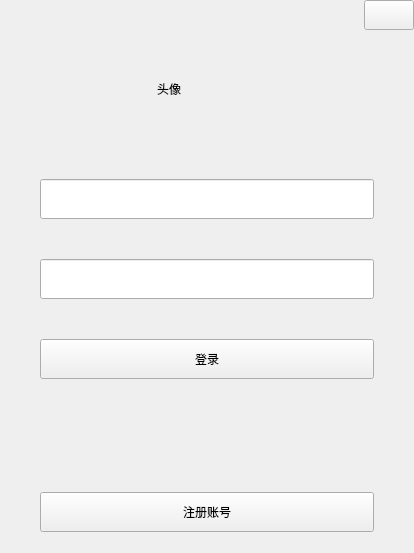
<?xml version="1.0" encoding="UTF-8"?>
<ui version="4.0">
 <class>Login</class>
 <widget class="QWidget" name="Login">
  <property name="geometry">
   <rect>
    <x>0</x>
    <y>0</y>
    <width>414</width>
    <height>553</height>
   </rect>
  </property>
  <property name="windowTitle">
   <string>Form</string>
  </property>
  <layout class="QGridLayout" name="gridLayout_3">
   <property name="leftMargin">
    <number>0</number>
   </property>
   <property name="topMargin">
    <number>0</number>
   </property>
   <property name="rightMargin">
    <number>0</number>
   </property>
   <property name="bottomMargin">
    <number>0</number>
   </property>
   <property name="spacing">
    <number>0</number>
   </property>
   <item row="0" column="0">
    <widget class="QWidget" name="widget" native="true">
     <property name="maximumSize">
      <size>
       <width>16777215</width>
       <height>30</height>
      </size>
     </property>
     <layout class="QHBoxLayout" name="horizontalLayout">
      <property name="spacing">
       <number>0</number>
      </property>
      <property name="leftMargin">
       <number>0</number>
      </property>
      <property name="topMargin">
       <number>0</number>
      </property>
      <property name="rightMargin">
       <number>0</number>
      </property>
      <property name="bottomMargin">
       <number>0</number>
      </property>
      <item>
       <spacer name="horizontalSpacer_2">
        <property name="orientation">
         <enum>Qt::Horizontal</enum>
        </property>
        <property name="sizeHint" stdset="0">
         <size>
          <width>809</width>
          <height>20</height>
         </size>
        </property>
       </spacer>
      </item>
      <item>
       <widget class="QPushButton" name="but_off">
        <property name="minimumSize">
         <size>
          <width>50</width>
          <height>30</height>
         </size>
        </property>
        <property name="text">
         <string/>
        </property>
       </widget>
      </item>
     </layout>
    </widget>
   </item>
   <item row="1" column="0">
    <widget class="QWidget" name="widget_2" native="true">
     <layout class="QGridLayout" name="gridLayout">
      <property name="leftMargin">
       <number>0</number>
      </property>
      <property name="topMargin">
       <number>0</number>
      </property>
      <property name="rightMargin">
       <number>0</number>
      </property>
      <property name="bottomMargin">
       <number>0</number>
      </property>
      <property name="spacing">
       <number>0</number>
      </property>
      <item row="0" column="0">
       <widget class="QStackedWidget" name="stackedWidget">
        <widget class="QWidget" name="page">
         <layout class="QGridLayout" name="gridLayout_2">
          <property name="leftMargin">
           <number>40</number>
          </property>
          <property name="topMargin">
           <number>9</number>
          </property>
          <property name="rightMargin">
           <number>40</number>
          </property>
          <property name="bottomMargin">
           <number>21</number>
          </property>
          <property name="horizontalSpacing">
           <number>6</number>
          </property>
          <property name="verticalSpacing">
           <number>40</number>
          </property>
          <item row="0" column="0">
           <spacer name="horizontalSpacer_4">
            <property name="orientation">
             <enum>Qt::Horizontal</enum>
            </property>
            <property name="sizeHint" stdset="0">
             <size>
              <width>40</width>
              <height>20</height>
             </size>
            </property>
           </spacer>
          </item>
          <item row="7" column="0" colspan="3">
           <widget class="QPushButton" name="but_toRegister">
            <property name="minimumSize">
             <size>
              <width>0</width>
              <height>40</height>
             </size>
            </property>
            <property name="text">
             <string>注册账号</string>
            </property>
           </widget>
          </item>
          <item row="2" column="0" colspan="3">
           <widget class="QLineEdit" name="le_loginID">
            <property name="minimumSize">
             <size>
              <width>0</width>
              <height>40</height>
             </size>
            </property>
            <property name="text">
             <string/>
            </property>
           </widget>
          </item>
          <item row="3" column="0" colspan="3">
           <widget class="QLineEdit" name="le_loginPW">
            <property name="minimumSize">
             <size>
              <width>0</width>
              <height>40</height>
             </size>
            </property>
            <property name="text">
             <string/>
            </property>
           </widget>
          </item>
          <item row="4" column="0" colspan="3">
           <widget class="QPushButton" name="but_login">
            <property name="minimumSize">
             <size>
              <width>0</width>
              <height>40</height>
             </size>
            </property>
            <property name="text">
             <string>登录</string>
            </property>
           </widget>
          </item>
          <item row="6" column="1">
           <spacer name="verticalSpacer">
            <property name="orientation">
             <enum>Qt::Vertical</enum>
            </property>
            <property name="sizeHint" stdset="0">
             <size>
              <width>20</width>
              <height>40</height>
             </size>
            </property>
           </spacer>
          </item>
          <item row="0" column="2">
           <spacer name="horizontalSpacer_5">
            <property name="orientation">
             <enum>Qt::Horizontal</enum>
            </property>
            <property name="sizeHint" stdset="0">
             <size>
              <width>40</width>
              <height>20</height>
             </size>
            </property>
           </spacer>
          </item>
          <item row="0" column="1" rowspan="2">
           <widget class="QLabel" name="lb_head">
            <property name="minimumSize">
             <size>
              <width>100</width>
              <height>100</height>
             </size>
            </property>
            <property name="maximumSize">
             <size>
              <width>100</width>
              <height>100</height>
             </size>
            </property>
            <property name="styleSheet">
             <string notr="true"/>
            </property>
            <property name="text">
             <string>头像</string>
            </property>
           </widget>
          </item>
         </layout>
        </widget>
        <widget class="QWidget" name="page_2">
         <layout class="QGridLayout" name="gridLayout_4">
          <property name="leftMargin">
           <number>40</number>
          </property>
          <property name="rightMargin">
           <number>40</number>
          </property>
          <property name="bottomMargin">
           <number>21</number>
          </property>
          <property name="verticalSpacing">
           <number>40</number>
          </property>
          <item row="4" column="0">
           <spacer name="verticalSpacer_2">
            <property name="orientation">
             <enum>Qt::Vertical</enum>
            </property>
            <property name="sizeHint" stdset="0">
             <size>
              <width>20</width>
              <height>40</height>
             </size>
            </property>
           </spacer>
          </item>
          <item row="0" column="1">
           <widget class="QLabel" name="lb_welcome">
            <property name="minimumSize">
             <size>
              <width>100</width>
              <height>100</height>
             </size>
            </property>
            <property name="maximumSize">
             <size>
              <width>16777215</width>
              <height>100</height>
             </size>
            </property>
            <property name="styleSheet">
             <string notr="true"/>
            </property>
            <property name="text">
             <string>欢迎注册</string>
            </property>
           </widget>
          </item>
          <item row="2" column="0" colspan="3">
           <widget class="QLineEdit" name="le_registerPW">
            <property name="minimumSize">
             <size>
              <width>0</width>
              <height>40</height>
             </size>
            </property>
           </widget>
          </item>
          <item row="1" column="0" colspan="3">
           <widget class="QLineEdit" name="le_registerID">
            <property name="minimumSize">
             <size>
              <width>0</width>
              <height>40</height>
             </size>
            </property>
           </widget>
          </item>
          <item row="5" column="0" colspan="3">
           <widget class="QPushButton" name="but_toLogin">
            <property name="minimumSize">
             <size>
              <width>0</width>
              <height>40</height>
             </size>
            </property>
            <property name="text">
             <string>已有账号</string>
            </property>
           </widget>
          </item>
          <item row="0" column="0">
           <spacer name="horizontalSpacer_3">
            <property name="orientation">
             <enum>Qt::Horizontal</enum>
            </property>
            <property name="sizeHint" stdset="0">
             <size>
              <width>90</width>
              <height>20</height>
             </size>
            </property>
           </spacer>
          </item>
          <item row="0" column="2">
           <spacer name="horizontalSpacer">
            <property name="orientation">
             <enum>Qt::Horizontal</enum>
            </property>
            <property name="sizeHint" stdset="0">
             <size>
              <width>40</width>
              <height>20</height>
             </size>
            </property>
           </spacer>
          </item>
          <item row="3" column="0" colspan="3">
           <widget class="QPushButton" name="but_register">
            <property name="minimumSize">
             <size>
              <width>0</width>
              <height>40</height>
             </size>
            </property>
            <property name="text">
             <string>注册</string>
            </property>
           </widget>
          </item>
         </layout>
        </widget>
       </widget>
      </item>
     </layout>
    </widget>
   </item>
  </layout>
 </widget>
 <resources/>
 <connections/>
</ui>
